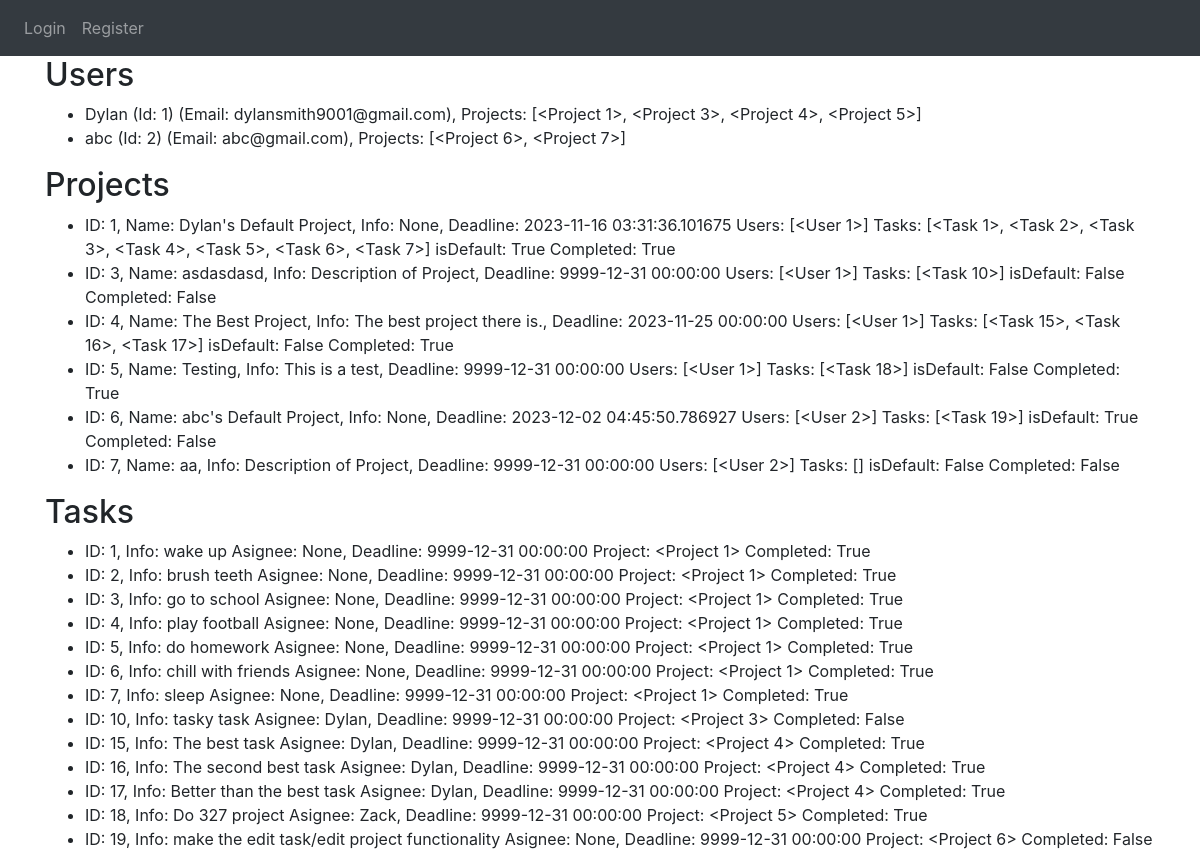
The page /database on the database as committed earlier.
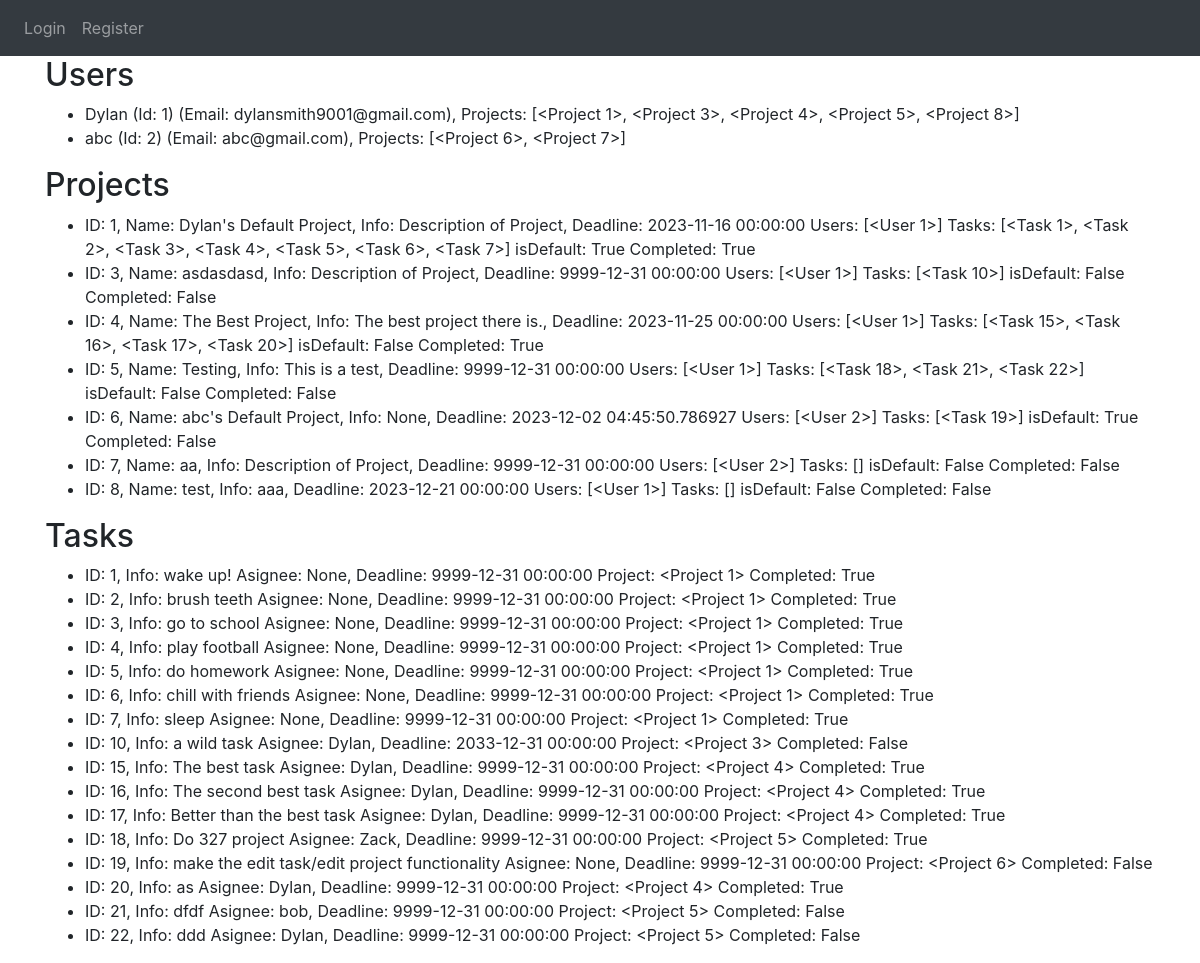
The same page on the database as committed later.
### website/models.py (models this page shows)
class User(db.Model, UserMixin):
    id = db.Column(db.Integer, primary_key=True)
    email = db.Column(db.String(50), unique = True)
    name = db.Column(db.String(50))
    password = db.Column(db.String(50))
    projects = db.relationship('Project', secondary='project_user_association', back_populates='users')
    def_project_id = db.Column(db.Integer, db.ForeignKey('project.id'), nullable=False)
    def_project = db.relationship('Project', lazy=True) # default project

class Project(db.Model):
    id = db.Column(db.Integer, primary_key=True)
    name = db.Column(db.String(120))
    start_date = db.Column(db.DateTime(timezone=True), default=func.now)
    deadline = db.Column(db.DateTime(timezone=True), default=func.now)
    description = db.Column(db.String(9999))
    users = db.relationship('User', secondary='project_user_association', back_populates='projects')
    is_default = db.Column(db.Boolean, default=False)
    completed = db.Column(db.Boolean, default=False)
    tasks = db.relationship('Task', backref='project', cascade='all, delete-orphan', lazy=True)

class Task(db.Model):
    id = db.Column(db.Integer, primary_key=True)
    assignee = db.Column(db.String(120))
    description = db.Column(db.String(9999))
    start_date = db.Column(db.DateTime(timezone=True), default=func.now)
    deadline = db.Column(db.DateTime(timezone=True), default=func.now)
    project_id = db.Column(db.Integer, db.ForeignKey('project.id'), nullable=False)
    completed = db.Column(db.Boolean, default=False)

### website/auth.py (the view)
@auth.route('/database')
def view_users():
    users = User.query.all()
    projects = Project.query.all()
    tasks  = Task.query.all()
    return render_template('database.html', user=current_user, users=users, projects=projects, tasks=tasks)

### website/templates/database.html (shortened to what this page needs)
{% extends "base.html" %}
{% block content%}
    <h2>Users</h2>
    <ul>
        {% for u in users %}
            <li>{{ u.name }} (Id: {{ u.id }}) (Email: {{ u.email }}), Projects: {{u.projects}}</li>
        {% endfor %}
    </ul>
    <h2>Projects</h2>
    <ul>
        {% for prj in projects %}
            <li>ID: {{ prj.id }}, Name: {{ prj.name }}, Info: {{ prj.description }}, Deadline: {{prj.deadline}} Users: {{prj.users}}
                Tasks: {{prj.tasks}} isDefault: {{prj.is_default}} Completed: {{prj.completed}}
            </li>
        {% endfor %}
    </ul>
    <h2>Tasks</h2>
    <ul>
        {% for tsk in tasks %}
            <li>ID: {{ tsk.id }}, Info: {{ tsk.description }} Asignee: {{tsk.assignee}},
                Deadline: {{tsk.deadline}} Project: {{tsk.project}} Completed: {{tsk.completed}}
            </li>
        {% endfor %}
    </ul>
{% endblock %}

### website/templates/base.html (shortened to what this page needs)
<DOCTYPE html>
<html>
    <head>
        <link rel="stylesheet" href="../static/styles.css"/>
        <link
            rel="stylesheet"
            href="https://stackpath.bootstrapcdn.com/bootstrap/4.4.1/css/bootstrap.min.css"
        />
        <link
            rel="stylesheet"
            href="https://stackpath.bootstrapcdn.com/font-awesome/4.7.0/css/font-awesome.min.css"
        />
    </head>
    <body>
        <nav class="navbar navbar-expand-lg navbar-dark bg-dark">
            <div class="collapse navbar-collapse" id="navbar">
                <div class="navbar-nav">
                    {% if user.is_authenticated %}
                    <a class="nav-item nav-link" id="homepage" href="/">Homepage</a>
                    <a class="nav-item nav-link" id="tasks" href="/tasks">Tasks</a>
                    <a class="nav-item nav-link" id="projects" href="/projectmanager">Projects</a>
                    <a class="nav-item nav-link" id="logout" href="/logout">Logout</a>
                    {% else %}
                    <a class="nav-item nav-link" id="login" href="/login">Login</a>
                    <a class="nav-item nav-link" id="register" href="/register">Register</a>
                    {% endif %}
                </div>
            </div>
        </nav>
        <div class="container">{% block content %} {% endblock %}</div>
    </body>
</html>

Rows that differ between the two databases and show on the page:
computed for User "Dylan": projects "[<Project 1>, <Project 3>, <Project 4>, <Project 5>]" → "[<Project 1>, <Project 3>, <Project 4>, <Project 5>, <Project 8>]"
changed Project "Dylan's Default Project": description "None" → "Description of Project"; deadline "2023-11-16 03:31:36.101675" → "2023-11-16 00:00:00"
computed for Project "The Best Project": tasks "[<Task 15>, <Task 16>, <Task 17>]" → "[<Task 15>, <Task 16>, <Task 17>, <Task 20>]"
changed Project "Testing": tasks "[<Task 18>]" → "[<Task 18>, <Task 21>, <Task 22>]"; completed "True" → "False"
added Project: id "8", name "test", description "aaa", deadline "2023-12-21 00:00:00", users "[<User 1>]", tasks "[]", is_default "False", completed "False"
changed Task id 1: description "wake up" → "wake up!"
changed Task id 10: description "tasky task" → "a wild task"; deadline "9999-12-31 00:00:00" → "2033-12-31 00:00:00"
added Task: id "20", description "as", assignee "Dylan", deadline "9999-12-31 00:00:00", project "<Project 4>", completed "True"
added Task: id "21", description "dfdf", assignee "bob", deadline "9999-12-31 00:00:00", project "<Project 5>", completed "False"
added Task: id "22", description "ddd", assignee "Dylan", deadline "9999-12-31 00:00:00", project "<Project 5>", completed "False"
